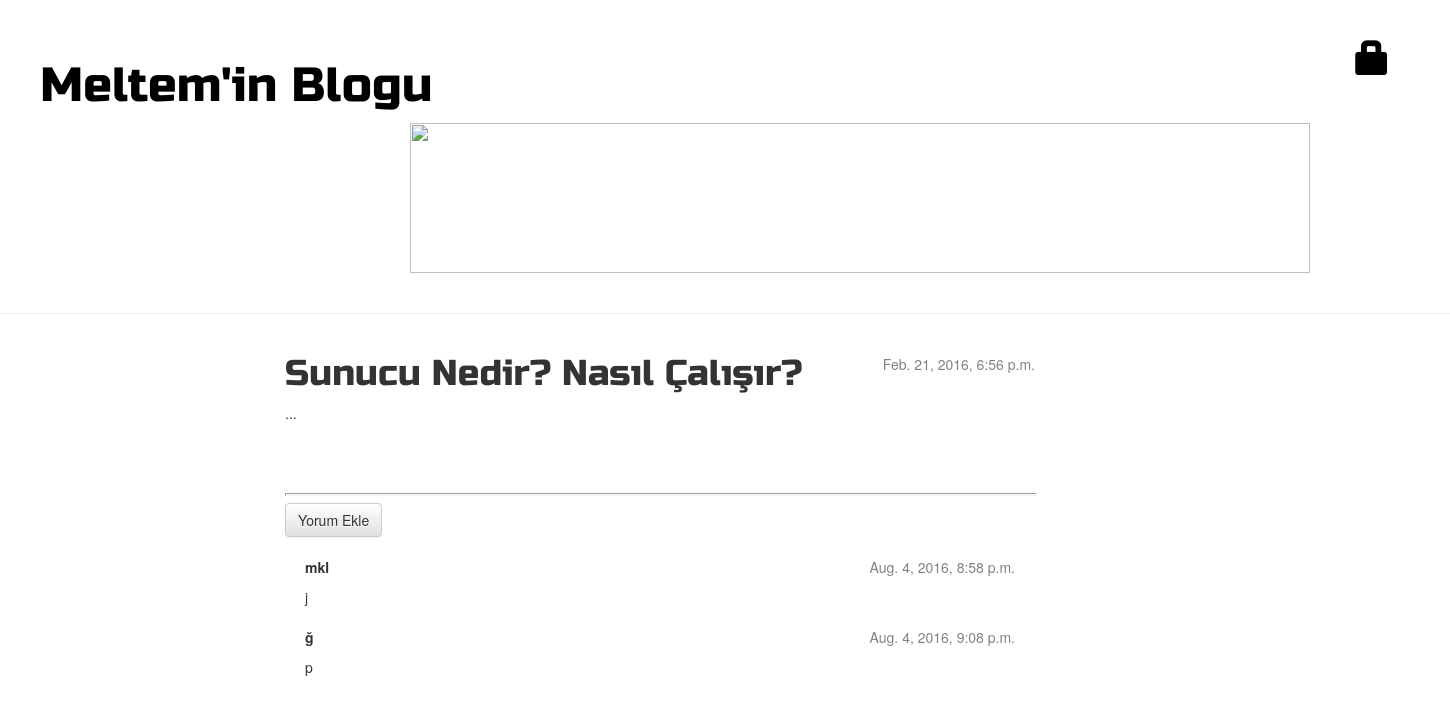
The page /post/10/ on the database its author committed.
### blog/models.py (models this page shows, shortened)
class Post(models.Model):
    yazar = models.ForeignKey('auth.User')
    baslik = models.CharField(max_length=200)
    yazi = models.TextField()
    yaratilis_tarihi = models.DateTimeField(
            default=timezone.now)
    yayinlanma_tarihi = models.DateTimeField(
            blank=True, null=True)

class Comment(models.Model):
    post = models.ForeignKey('blog.Post', related_name='comments')
    yazar = models.CharField(max_length=200)
    yazi = models.TextField()
    yaratilis_tarihi = models.DateTimeField(default=timezone.now)
    onaylanmis_yorum = models.BooleanField(default=False)

### blog/views.py (the view)
# urls.py: url(r'^post/(?P<pk>[0-9]+)/$', views.post_detail, name='post_detail'),
def post_detail(request, pk):
    post = get_object_or_404(Post, pk=pk)
    return render(request, 'blog/post_detail.html', {'post': post})

### blog/templates/blog/post_detail.html (shortened to what this page needs)
{% extends 'blog/base.html' %}
{% block content %}
    <div class="post">
        {% if post.yayinlanma_tarihi %}
            <div class="date">
                {{ post.yayinlanma_tarihi }}
            </div>
        {% else %}
            <a class="btn btn-default" href="{% url 'blog.views.post_publish' pk=post.pk %}">Yayınla</a>
            <a class="btn btn-default" href="{% url 'post_remove' pk=post.pk %}"><span class="glyphicon glyphicon-remove"></span></a>
        {% endif %}
        <h1>{{ post.baslik }}</h1>
        <p>{{ post.yazi|linebreaks }}</p>
    </div>
    <hr>
    <a class="btn btn-default" href="{% url 'add_comment_to_post' pk=post.pk %}">Yorum Ekle</a>
    {% for comment in post.comments.all %}
        {% if user.is_authenticated or comment.onaylanmis_yorum %}
        <div class="comment">
            <div class="date">
                {{ comment.yaratilis_tarihi }}
            </div>
            <strong>{{ comment.yazar }}</strong>
            <p>{{ comment.yazi|linebreaks }}</p>
        </div>
        {% endif %}
    {% empty %}
        <p>Henüz hiç bir yorum  :(</p>
    {% endfor %}
{% endblock %}

### blog/static/css/blog.css (style rules this page uses)
h1, h2, h3, h4 { font-family: 'Russo One', sans-serif; }
.post h1 { text-decoration:none; }
.date { float: right; color: #828282; }
.post { margin-bottom: 70px; }
hr { display: block; margin-top: 0.5em; margin-bottom: 0.5em; margin-left: auto; margin-right: auto; border-style: inset; border-width: 1px; width: 750px; height: 0.5px; }
.comment { margin: 20px 20px 20px 20px; }

### rows shown on the page
Post: yayinlanma_tarihi "Feb. 21, 2016, 6:56 p.m.", baslik "Sunucu Nedir? Nasıl Çalışır?", yazi "..."
Comment: yaratilis_tarihi "Aug. 4, 2016, 8:58 p.m.", yazar "mkl", yazi "j"
Comment: yaratilis_tarihi "Aug. 4, 2016, 9:08 p.m.", yazar "ğ", yazi "p"
